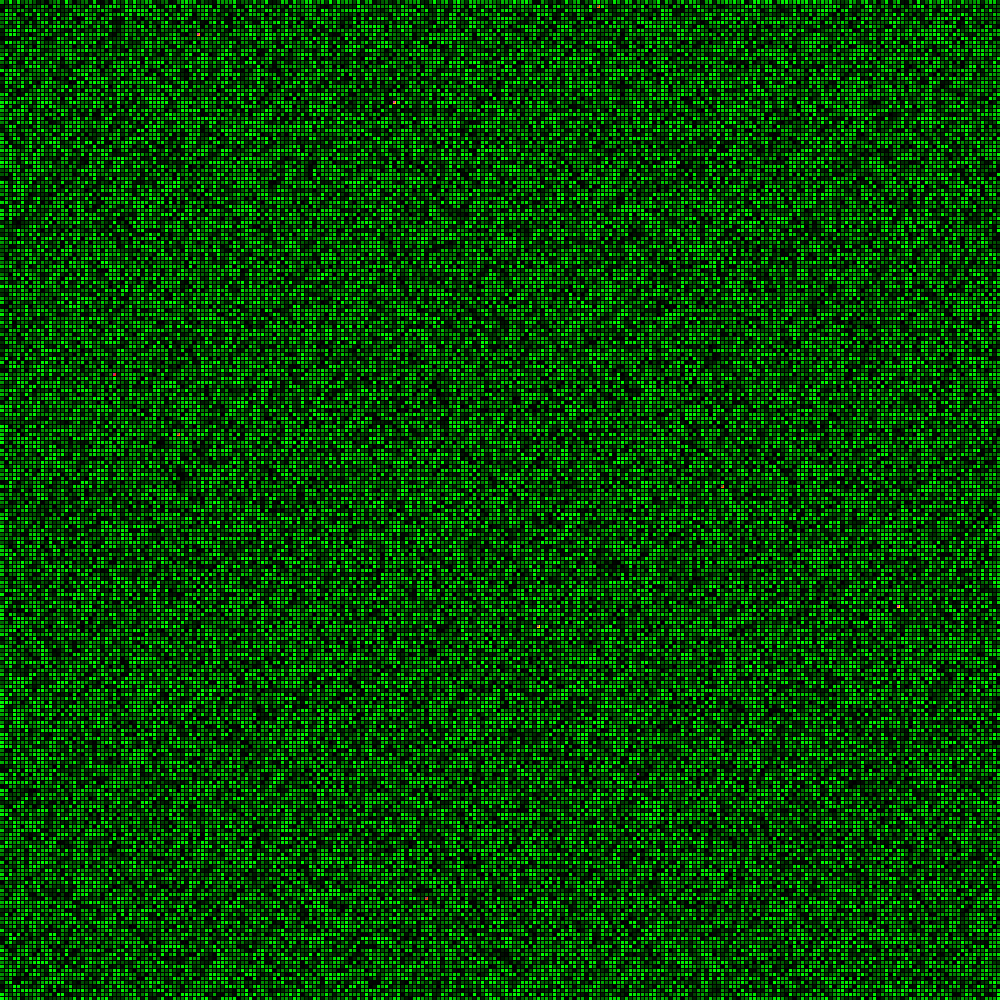
Frame 1 (no input)
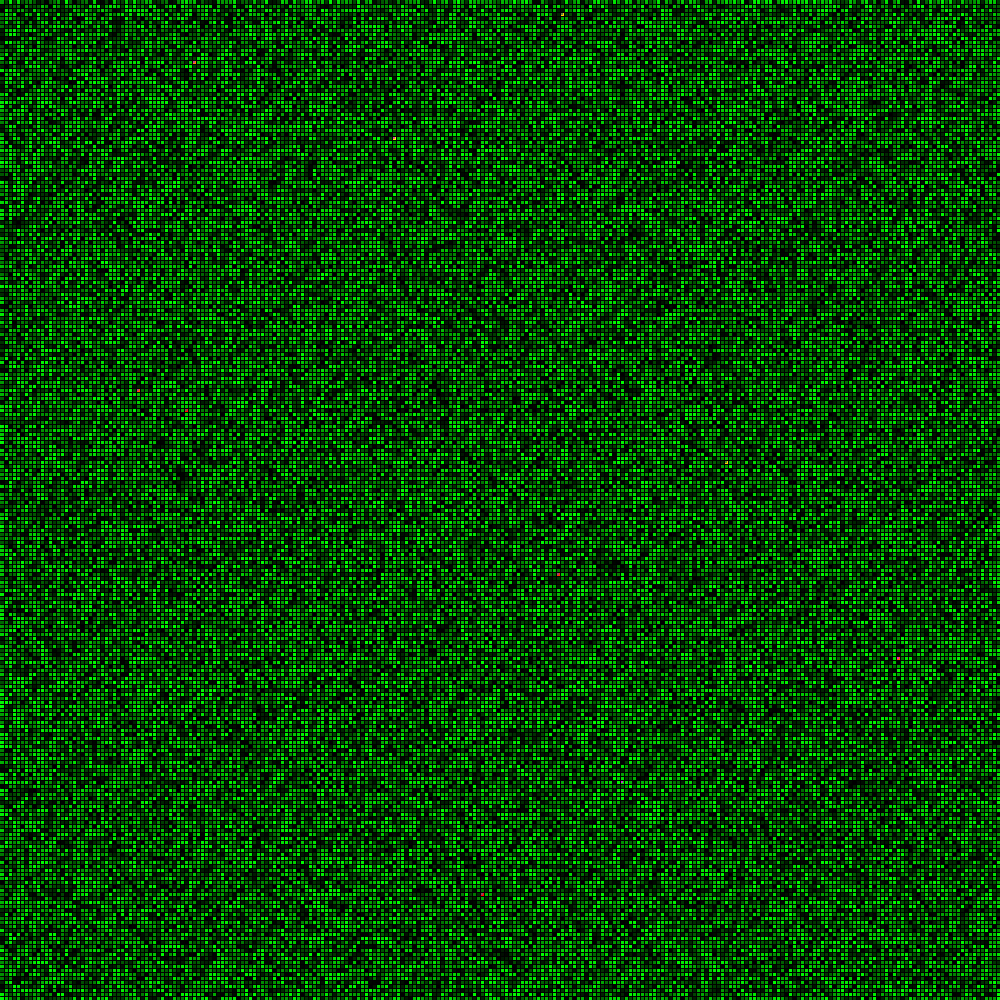
Frame 60 (the mouse pressed at the canvas centre just before this capture)
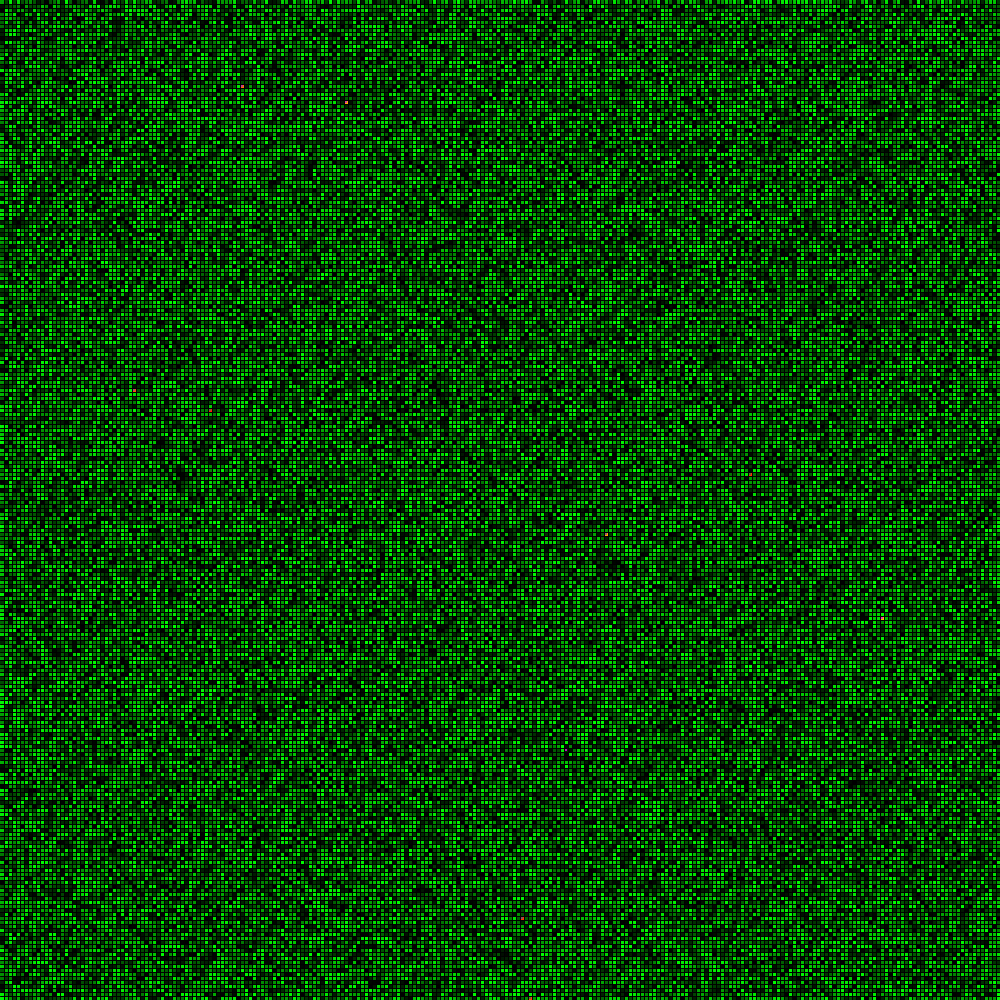
Frame 120 (the mouse held since frame 60 and released just before this capture)

The Processing sketch that drew these frames (run headless with seeded random() and noise(); from frame 60 on, the mouse is pressed at the canvas centre):

// Processing sketch: movement_sim
// ── movement_sim.pde
Field test = new Field(250,250);

void setup(){
    //fullScreen();
    size(1000, 1000);
    frameRate(60);
}
void draw(){
    background(255);
    test.render();
}

// ── area.pde
class Area{
    //[posy*lenx + pos x] Index bases
    int size_x = 1;
    int size_y = 1;
    int who = 0;
    int r = 0;
    int g = 0;
    int b = 0;
    //Area space
    int bywho = 0;
    boolean occupied = false;
    PVector pos = new PVector();
    //Properties contain effects and resources.
    Property prop;

    Area(int size_x_,int size_y_,int who_){
        size_x = size_x_;
        size_y = size_y_;
        who = who_;
        prop = new Property(who_);
        identity();
    }
    void identity(){
        //Indexes the area
        if (who == 0){
            pos.x = 0;
            pos.y = 0;
        }
        else{
            for(int x = 0; x < size_x; x ++){
                for(int y = 0; y < size_y; y++){
                    if(((y*size_x + x)- who) == 0){
                        pos.x = x;
                        pos.y = y;
                        break;
                    }
                }
            }
        }
    }
    //Functions to support occupation of entities
    boolean occupied(){
        return occupied;
    }
    void state_occupied(boolean state, int who_){
        occupied = state;
        bywho = who_;
    }
    //Functions that support the state of resources
    boolean resources(){
        if (prop.food == 0){
            return false;
        }
        else{
            return true;
        }
    }
    void show(){
        //Renders the area and ponderates the values signifying a color.
        if(occupied){
            r = 255;
        }
        else{
            r = 0;
        }
        g = int(map(prop.food,0,1,0,255));
        fill(r,g,b);
        noStroke();
        rect(pos.x * width/size_x, pos.y * height/size_y , width/size_x, height/size_y);
    }
}
// ── entity.pde
class Entity{
    //Presetup
    int size_x,size_y = 0;
    int xdir = 1;
    int ydir = 1;
    int id = 0;
    int r,g,b = 0;
    //Resources
    float hunger = 0.5;
    float energy = 1;
    //This is the chance of movement.
    float move;
    boolean moved = false;
    //Temporary implementation of non-food avoidment.
    int not_moved = 0;
    boolean avoid = false;
    //Position vectors, as interactions require future and current states.
    PVector pos;
    int tempx,tempy = 0;
    Entity(int size_x_, int size_y_, int id_, int amount_){
        //Spawn
        size_x = size_x_;
        size_y = size_y_;
        pos = new PVector(int(random(0,size_x)),int(random(0,size_y)));
        id = id_;
        r = int(map(id,0,amount_,0,255));
        g = int(map(id,0,amount_,150,0));
        b = int(map(id,0,amount_,40,255));
    }
    
    void status_update(){
        //Updates status
        if (hunger < 1){
            hunger += 0.01;
        }
        if (hunger > random(0.2,0.9)){
            if(energy >= 0){
            energy -= 0.01;
            }
        }
        if (hunger < 0.15){
            energy += 0.15;
        }
    }    
    void calc_move(){
        //Takes the factor of movmenet
        move = energy*100;
    }
    //General Functions
    
    int get_index_temp(){
        //Gets the index of the future movement.
        return int(tempy*size_x + tempx);
    }
    
    int get_index(){
        //Gets the index of the current position.
        return int(pos.y*size_x + pos.x);
    }
    //Related to the event of moving.
    boolean action_move_event(){
        //Event that triggers an attempt to move.
        moved = false;
        tempx = int(pos.x);
        tempy = int(pos.y);
        calc_move();
        status_update();
        //x movement
        if( 20 > random(0,100)){
            xdir = -xdir;
        }
        if(move > random(0,100)){
            tempx += xdir;
            moved = true;
        }
        //y movement
        if( 20 > random(0,100)){
            ydir = -ydir;
        }
        if(move > random(0,100)){
            tempy += ydir;
            moved = true;
        }
        check_boundries();
        avoid_no_food(moved);
        return moved;
    }

    void action_move(boolean occupied, boolean resources){
        //After confirming that the area is not occupied it can move.
        resources = resources && !avoid;
        if (!occupied && resources){
            pos.x = tempx;
            pos.y = tempy;
            //reseting avoidance
            not_moved = 0;
            avoid = false;
        }
    }

    void check_boundries(){
        //Related to movement, checks if they went around the map.
        if(pos.x < 0){
            pos.x = size_x - 1;
        }
        if(pos.x == size_x){
            pos.x = 0;
        }
        if(pos.y < 0){
            pos.y = size_y - 1;
        }
        if(pos.y == size_y){
            pos.y = 0;
        }
        //check for temp pos
        if(tempx < 0){
            tempx = size_x - 1;
        }
        if(tempx == size_x){
            tempx = 0;
        }
        if(tempy < 0){
            tempy = size_y - 1;
        }
        if(tempy == size_y){
            tempy = 0;
        }
    }
    //Related to eating event
    boolean action_eat_event(){
        //Chance of eating
        if(hunger > random(0.3,0.9)){
            return true;
        }
        else{
            return false;
        }
    }
    void action_eat(float eat){
        //Action of eating
        hunger -= eat;
    }
    //Function related to the avoidence of empty areas
    void avoid_no_food(boolean movement){
        if(movement){
            not_moved++;
            avoid = true;
        }
        if(not_moved >= 2){
            avoid = false;
        }
    }
    void show(){
        //Renders and updates the movement.
        fill(r,g,b);
        ellipse(pos.x * width/size_x + width/(2*size_x), pos.y * height/size_y + height/(2*size_y) , width/(2*size_x), height/(2*size_y));
    }
}
// ── field.pde
class Field{
    //Size
    int areas_x;
    int areas_y;
    int am_ent = 10;
    //Object structures
    ArrayList<Area> areas = new ArrayList<Area>();
    ArrayList<Entity> entities = new ArrayList<Entity>();
    Field(int areas_x_,int areas_y_){
        areas_x = areas_x_;
        areas_y = areas_y_;
        //Areas & entities spawn
        for(int i = 0; i < areas_x*areas_y; i++){
            areas.add(new Area(areas_x,areas_y,i));
        }
        for(int i = 0; i < am_ent; i++){
            entities.add(new Entity(areas_x,areas_y,i + 1,am_ent));
        }
    }
    void lines(){
        //This function generates the grid lines
        stroke(0);
        strokeWeight(1);
        for(int x = 0; x < areas_x; x++){
            line( (x*width)/areas_x + width/areas_x , 0, (x*width)/areas_x + width/areas_x , height);
        }
        for(int y = 0; y < areas_y; y++){
            line(0,(y*height)/areas_y + height/areas_y ,width,(y*height)/areas_y + height/areas_y);
        }
    } 
    void pipeline(){
        //This functions acts as a pipeline between areas and entities.
        for(int i = 0; i < entities.size(); i++){
            for(int j = 0; j < entities.size(); j++){
                //Mandatory state update of the occupation
                int area_check_state = entities.get(j).get_index();
                areas.get(area_check_state).state_occupied(true,entities.get(j).id);   
            }
            //Index of the current area being evaluated
            int area_check = entities.get(i).get_index();
            
            //Events to happen in areas
            if(entities.get(i).action_eat_event()){
                entities.get(i).action_eat(areas.get(area_check).prop.eat());
            }
            //The most complex event is the movement event
            if(entities.get(i).action_move_event()){
                int fut_ind = entities.get(i).get_index_temp();
                if(!areas.get(fut_ind).occupied() && areas.get(fut_ind).resources()){
                    areas.get(entities.get(i).get_index()).state_occupied(false,0);
                }
                entities.get(i).action_move(areas.get(fut_ind).occupied(), areas.get(fut_ind).resources());
            }
            else {
                areas.get(area_check).state_occupied(true,entities.get(i).id);
            }   
        }
    }
    void render(){
        //This function renders the position and state of the areas & entities, also updates pipelines.
        pipeline();
        for(int i = 0; i < areas.size(); i++){
            areas.get(i).show();
        }
        for(int i = 0; i < entities.size(); i++){
            entities.get(i).show();
        }
        lines();
        println(entities.get(0).energy + " " + entities.get(0).hunger + " " + entities.get(0).not_moved + " " + entities.get(0).avoid );
    }
}

// ── property.pde
class Property{
    int ofwho = 0;
    // 1: Anger, 
    /* float[4][1] effects = {
        {random(0,1)},
        {random(0,1)},
        {random(0,1)},
        {random(0,1)}
    }; */
    float food = 0;
    boolean occupied = true;

    Property(int ofwho_){
        ofwho = ofwho_;
        food = random(0,1);
    }
    float eat(){
        checkresources();
        if (food > 0){
            food -= 0.1;
            return 0.2;
        } 
        else{
            return 0;
        }
    }
    void checkresources(){
        if (food < 0.05){ 
        food = 0;
        }
    }
}
